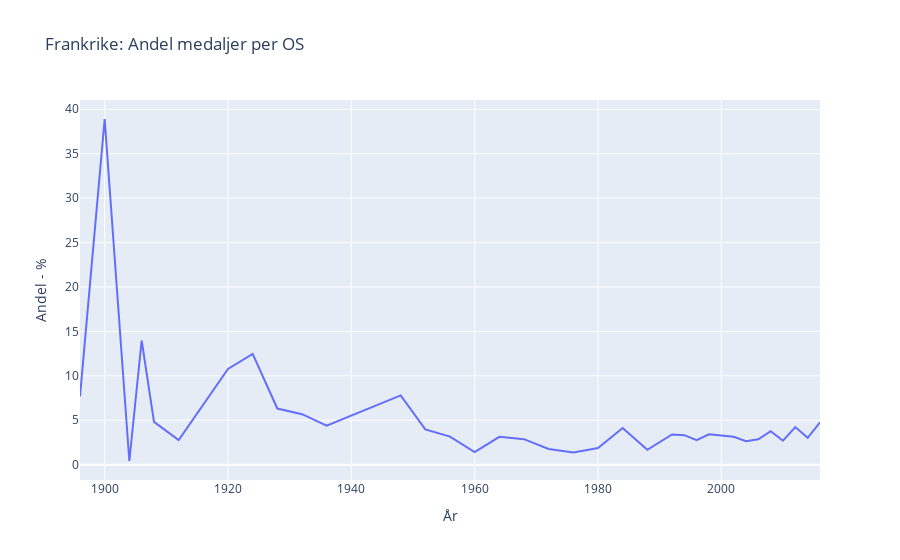

The cell this chart's notebook holds for it:
### Code cell
plt_fra_andel = px.line(fra_all_medals, x="Year", y="Andel_%", title="Frankrike: Andel medaljer per OS")
plt_fra_andel.update_layout(yaxis_title="Andel - %", xaxis_title="År")
plt_fra_andel.show()

### Figure 1 — Plotly figure (JSON) as saved in the notebook; plotly's stock layout.template omitted (floating-point values rounded to 4 significant figures)
{"data": [{"hovertemplate": "Year=%{x}<br>Andel_%=%{y}<extra></extra>", "legendgroup": "", "line": {"color": "#636efa", "dash": "solid"}, "marker": {"symbol": "circle"}, "mode": "lines", "name": "", "orientation": "v", "showlegend": false, "type": "scatter", "x": [1896, 1900, 1904, 1906, 1908, 1912, 1920, 1924, 1928, 1932, 1936, 1948, 1952, 1956, 1960, 1964, 1968, 1972, 1976, 1980, 1984, 1988, 1992, 1994, 1996, 1998, 2000, 2002, 2004, 2006, 2008, 2010, 2012, 2014, 2016], "xaxis": "x", "y": [7.692, 38.91, 0.4115, 13.97, 4.813, 2.763, 10.78, 12.47, 6.318, 5.683, 4.39, 7.801, 3.969, 3.164, 1.418, 3.128, 2.866, 1.768, 1.372, 1.873, 4.122, 1.68, 3.399, 3.323, 2.769, 3.409, 3.293, 3.138, 2.649, 2.852, 3.76, 2.692, 4.225, 3.015, 4.745], "yaxis": "y"}], "layout": {"legend": {"tracegroupgap": 0}, "title": {"text": "Frankrike: Andel medaljer per OS"}, "xaxis": {"anchor": "y", "domain": [0, 1], "title": {"text": "År"}}, "yaxis": {"anchor": "x", "domain": [0, 1], "title": {"text": "Andel - %"}}}}
